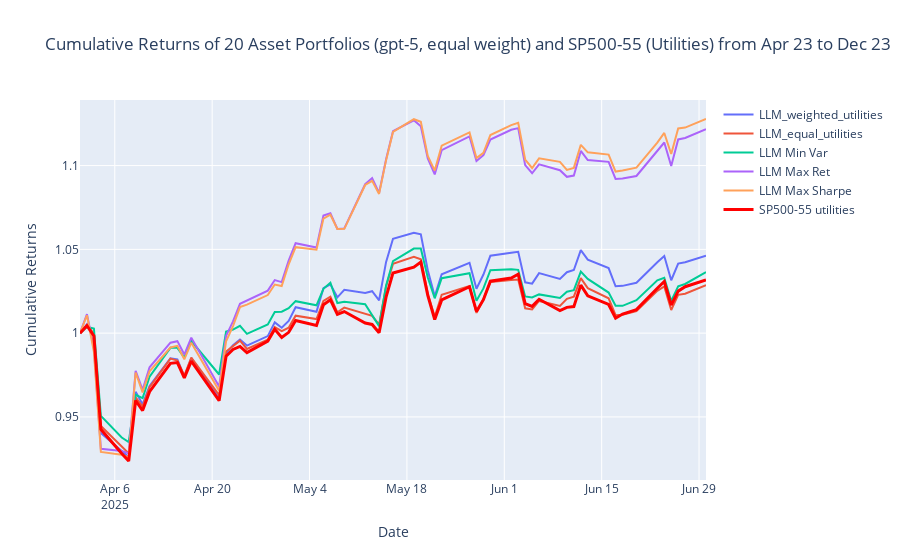

Notebook code for this chart:
### Code cell
index_names = {
    sector_ticker: f'{full_ticker} {sector_name}'
}

temp_index_data_outs = index_data_outs.copy()
index_first_date = temp_index_data_outs.index[0]
index_previous_trading_date = index_first_date - BDay(1)
index_baseline_row = pd.DataFrame(
    data=np.zeros((1, temp_index_data_outs.shape[1])),  
    index=[index_previous_trading_date],                 
    columns=temp_index_data_outs.columns
)
temp_index_data_outs_with_baseline = pd.concat([index_baseline_row, temp_index_data_outs])

cumulative_returns_llm[index_names[sector_ticker]] = (1 + temp_index_data_outs_with_baseline[ticker]).cumprod()

cumulative_returns_llm.index = pd.to_datetime(cumulative_returns_llm.index)
outsample_data = cumulative_returns_llm.loc[outsample_startdate:outsample_enddate]

fig = go.Figure()


for column in outsample_data.columns:
    if column == f'{full_ticker} {sector_name}':
        fig.add_trace(go.Scatter(x=outsample_data.index,
                                 y=outsample_data[column],
                                 mode='lines',
                                 name=column,
                                 line=dict(width=3, color='red')))
    else:
        fig.add_trace(go.Scatter(x=outsample_data.index,
                                 y=outsample_data[column],
                                 mode='lines',
                                 name=column))


num_asset = len(df_sector)
fig.update_layout(
    title=f'Cumulative Returns of {num_asset} Asset Portfolios ({model}, equal weight) and {full_ticker} ({sector_name_full}) from Apr 23 to Dec 23',
    xaxis_title='Date',
    yaxis_title='Cumulative Returns',
    hovermode="x unified"
)

fig.show()
